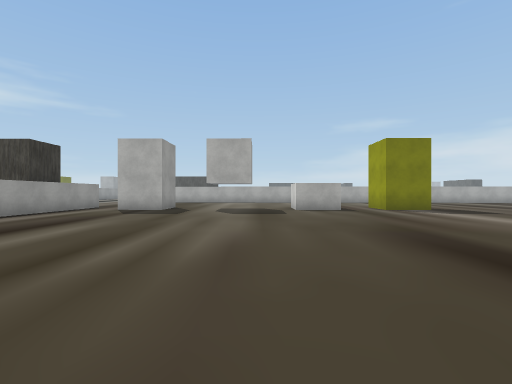
[1] (above)

24 first-person views from a walk through a Unity game level. The camera is 1.2 m above the floor, looks level and sees 85° across. The floor is counted in squares, 2 m on a side. Each view is taken from the middle of a square. On the plan, view 1 faces up. The plan holds only what a view shows up to about 9 squares ahead; the rest is blank. The place goes on beyond the plan. The player character is not drawn. Some surface patterns are stand-ins.

[2]
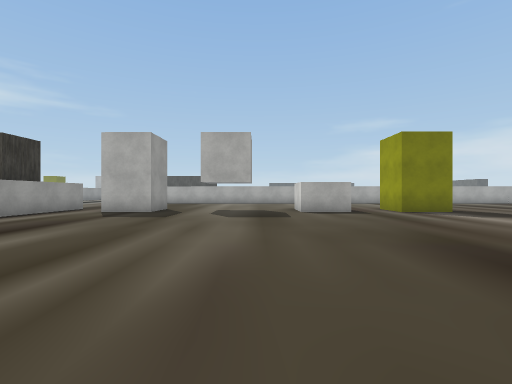

[3]
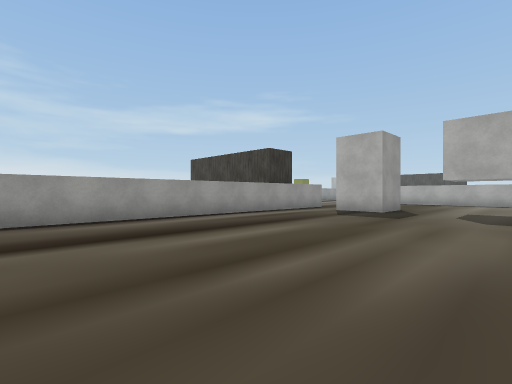

[4]
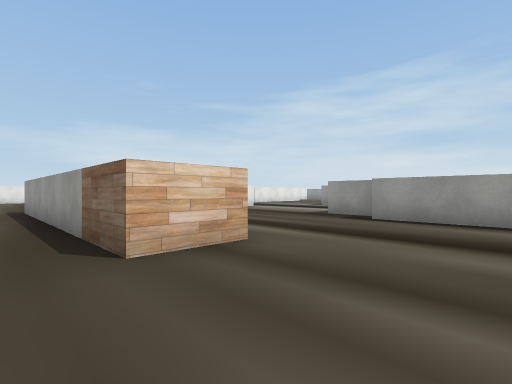

[5]
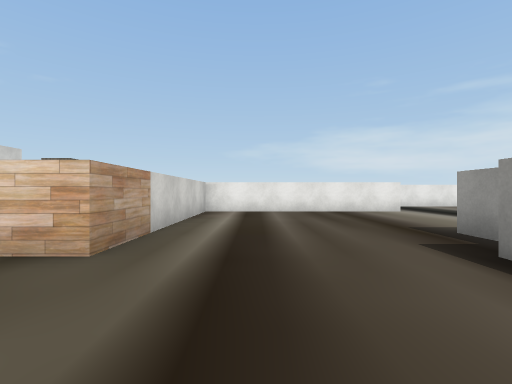

[6]
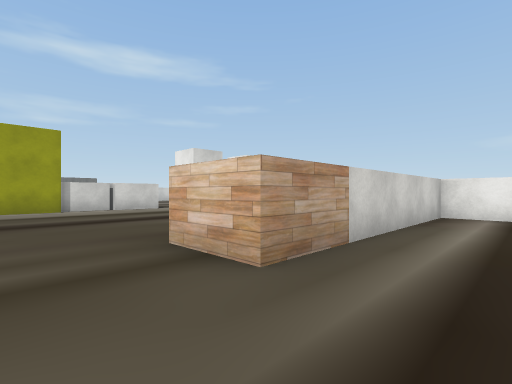

[7]
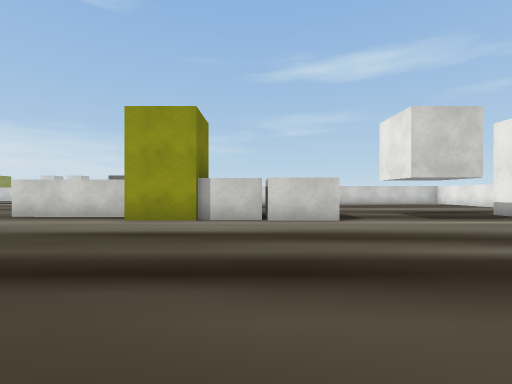

[8]
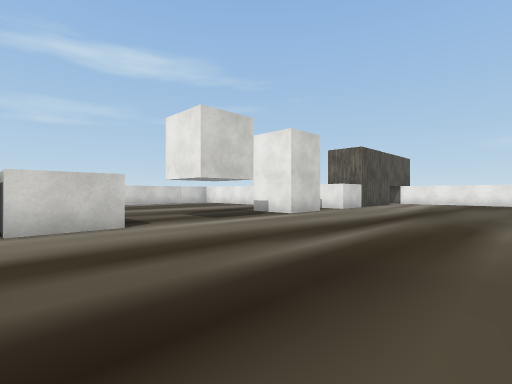

[9]
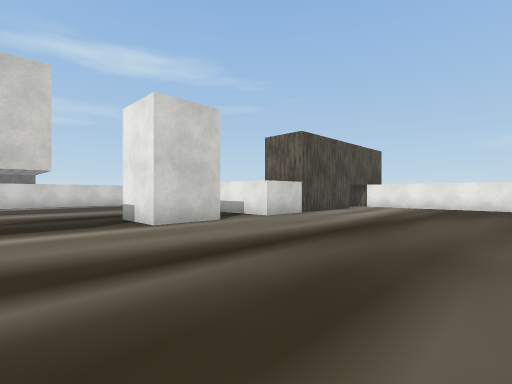

[10]
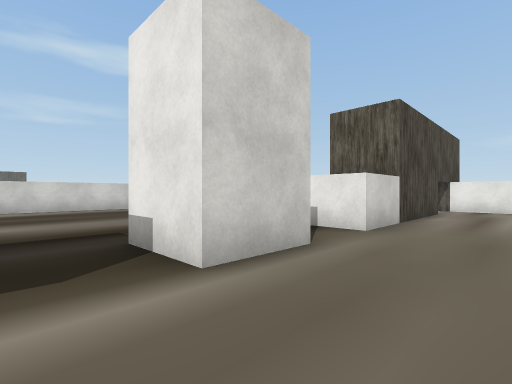

[11]
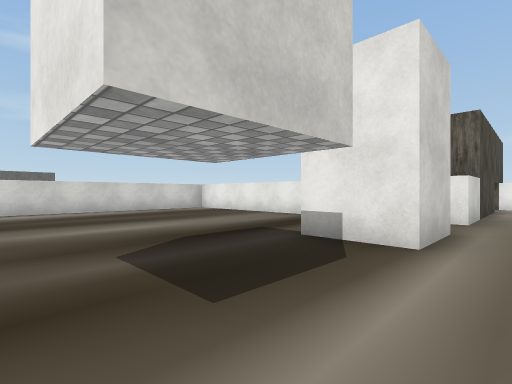

[12]
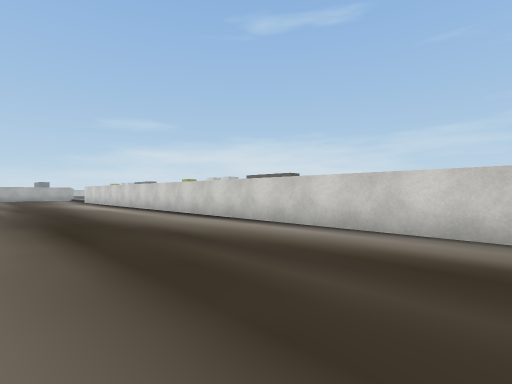

[13]
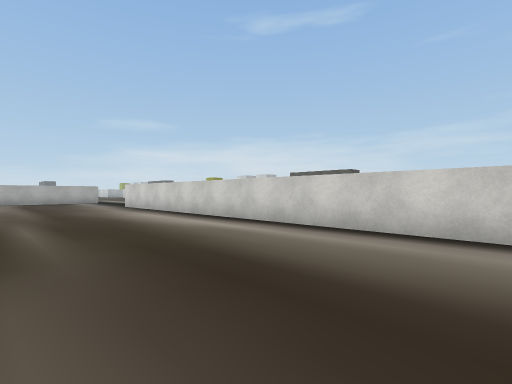

[14]
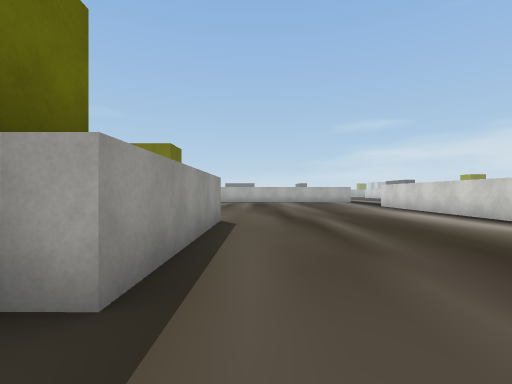

[15]
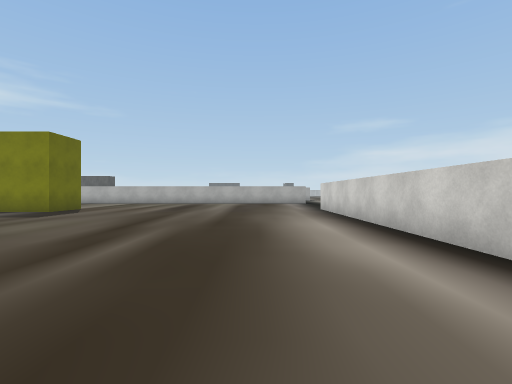

[16]
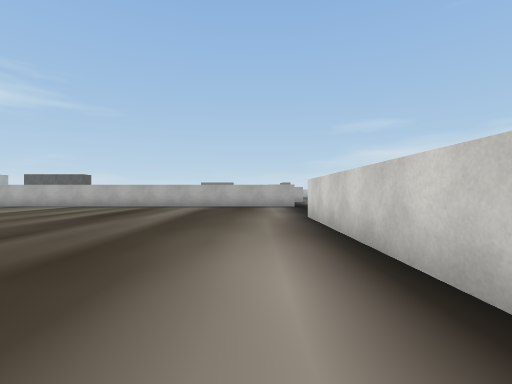

[17]
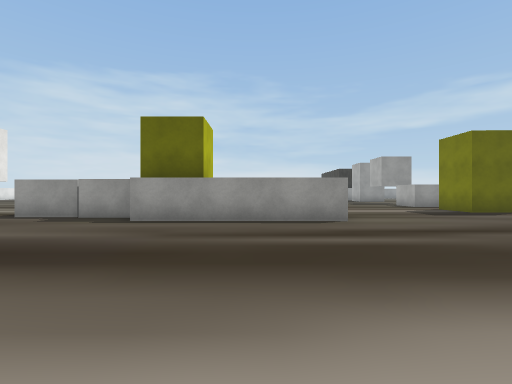

[18]
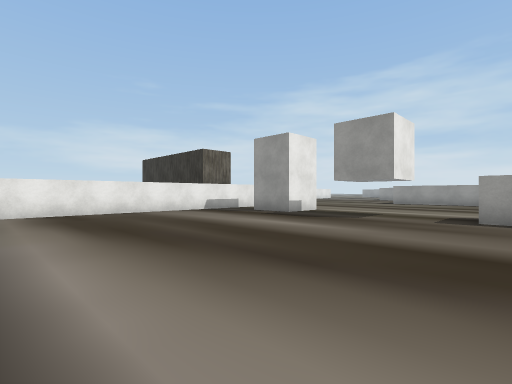

[19]
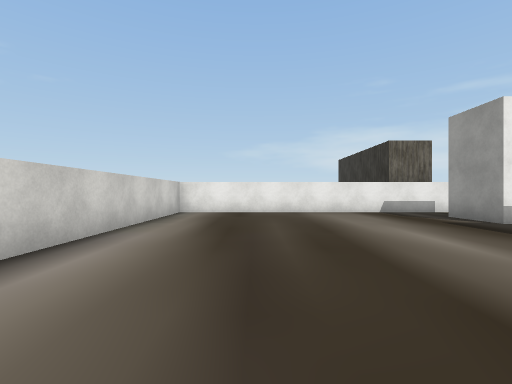

[20]
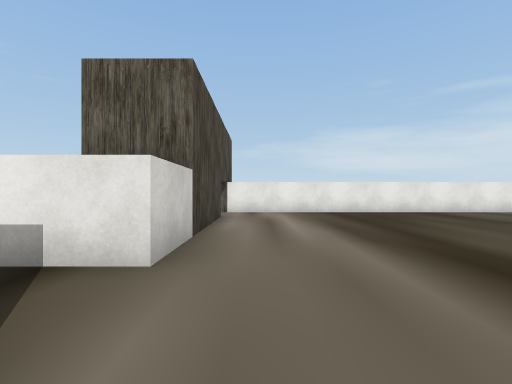

[21]
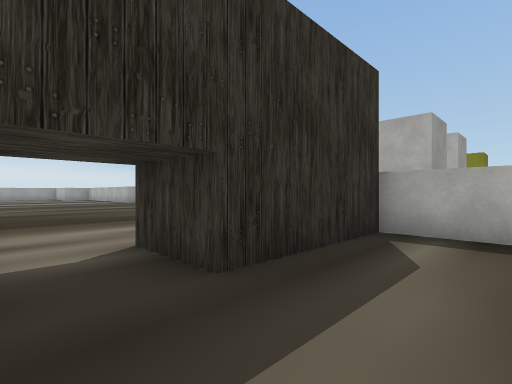

[22]
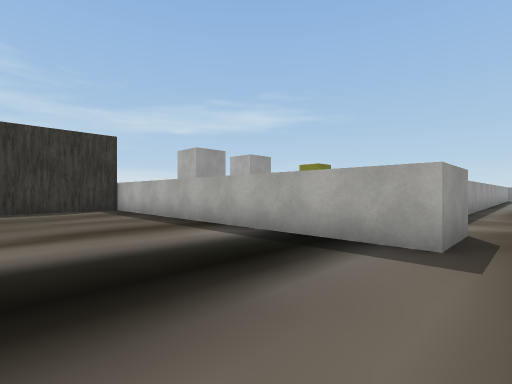

[23]
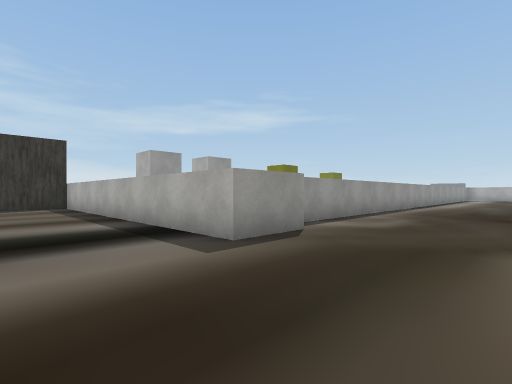

[24]
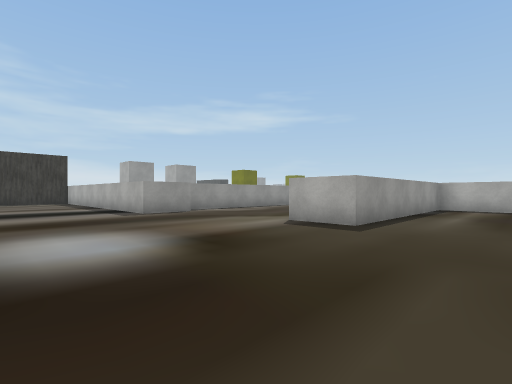

### Floor plan
Points are (right, up) in squares from view 1. A wall is a line through its corners. A room is listed if a view was taken in it or the views show most of it. See-through windows are left out.
Room 1 (views 1, 2, 3, 4, 5, 6, 7, 8, 9, 10, 11, 12, 13, 14, 15, 16, 17, 18, 19, 20)
walls: (5.8, -2.8) (5.8, 1.8); (7.4, 0.1) (7.4, -2.8); (6.7, 2.2) (6.8, 4.9); (5.8, -8.9) (5.8, -7.3) (7.4, -7.3) (7.4, -8.8); (8.3, 4.9) (8.2, 0.4) (7.7, 0.4); (-7, 0.1) (-7, -1.1); (2.9, 9.3) (1.4, 9.4) (1.4, 10); (-7.5, -5.6) (-2.5, -5.6) (-2.5, 0.4) (-1, 0.4) (-1, -7); (5.9, 10.6) (5.8, 9.3) (4.4, 9.3) (4.4, 10.1); (5.8, -14.7) (5.8, -10.2) (14.3, -10.2) (14.3, 10.5); (-3.1, 10.5) (-3.1, 9.4) (-4.6, 9.4); (-6.1, 10) (-6.2, 0.4); (-2.6, -16.3) (6.2, -16.3)
ways out: opening at (6.5, -15) to room 2
Room 2 (views 21, 22, 23, 24)
walls: (23.6, -4.2) (22, -4.2); (21.8, -4.5) (21.8, -10.2) (20.2, -10.2); (15.8, -3.5) (15.8, -9.5); (16.4, -10.2) (16.4, -11.7) (7.4, -11.7) (7.4, -14.7) (5.8, -14.7)
ways out: opening at (6.5, -15) to room 1

Positions as (right, up) in squares from view 1, and headings:
1: (0, 0), facing up
2: (0, 1), facing up
3: (0, 1), facing up-left
4: (0, 3), facing down-left
5: (-4, 3), facing down
6: (-4, 2), facing down-right
7: (0, -1), facing right
8: (1, -1), facing down-right
9: (1, -5), facing down-right
10: (4, -6), facing down-right
11: (5, -4), facing down-right
12: (10, -7), facing up-right
13: (10, -1), facing up-right
14: (9, -1), facing up
15: (12, 1), facing up
16: (13, 4), facing up
17: (14, 3), facing left
18: (14, -2), facing down-left
19: (12, -2), facing down
20: (5, -8), facing down
21: (9, -16), facing up-left
22: (17, -15), facing up-left
23: (19, -14), facing up-left
24: (24, -15), facing up-left
